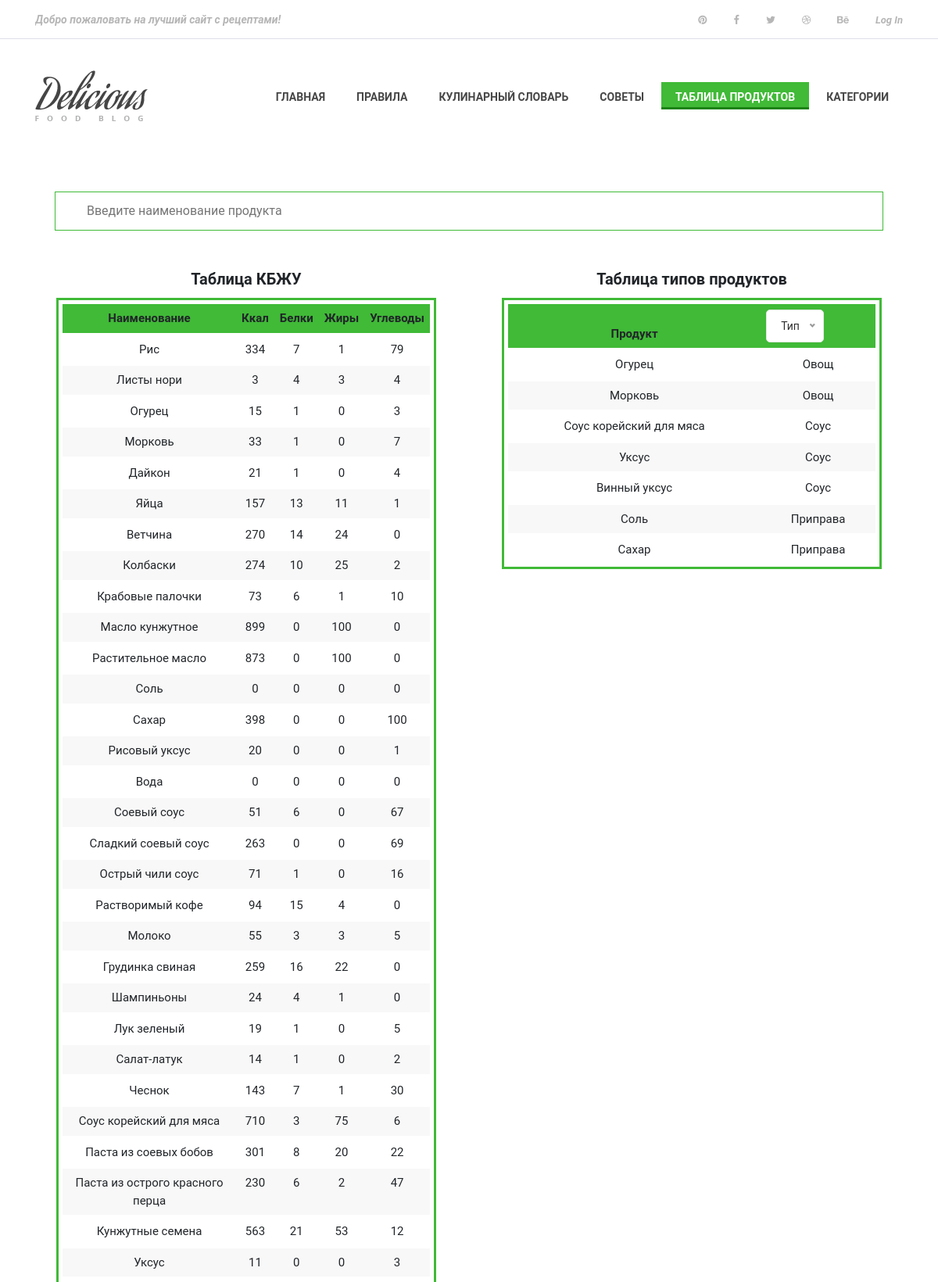
The page /tableproduct/ (upper part) on the database its author committed.
### main/models.py (models this page shows, shortened)
class Ingredients(models.Model):
    IngredientsID = models.AutoField(primary_key=True)
    NameIngredients = models.TextField()
    Kkal = models.IntegerField()
    Proteins = models.IntegerField()
    Fats = models.IntegerField()
    Carbohydrates = models.IntegerField()
    IDtype = models.ForeignKey(TypeIngredient, on_delete=models.CASCADE, null=True, blank=True)
    class Meta:
        verbose_name = 'Ингредиент'
        verbose_name_plural = 'Ингредиенты'

class TypeIngredient(models.Model):
    IDtype = models.AutoField(primary_key=True)
    Name = models.CharField(max_length=100)
    class Meta:
        verbose_name = 'ID Типа'
        verbose_name_plural = 'ID Типа'

### main/views.py (the view)
# urls.py: path('tableproduct/', views.tablepr),
def tablepr(request):
    tablepr1 = TypeIngredient.objects.all()
    tablepr2 = Ingredients.objects.all()
    tableproduct = {"tablepr1": tablepr1, "tablepr2": tablepr2}
    return render(request, 'main/tableproduct.html', tableproduct)

### main/templates/main/tableproduct.html (shortened to what this page needs)
{% load static %}
<!DOCTYPE html>
<html lang="ru">
  <head>
    <link
      href="https://cdn.jsdelivr.net/npm/bootstrap@5.0.0/dist/css/bootstrap.min.css"
      rel="stylesheet"
    />
    <link rel="stylesheet" href="{% static 'style.css' %}" />
    <link rel="stylesheet" href="{% static 'categorystyle/style.css' %}" />
  </head>
  <body>
    <header class="header-area">
      <div class="top-header-area">
        <div class="container h-100">
          <div class="row h-100 align-items-center justify-content-between">
            <div class="col-12 col-sm-6">
              <div class="breaking-news">
                <div id="breakingNewsTicker" class="ticker">
                  <ul>
                    <li><a href="#">Добро пожаловать на лучший сайт с рецептами!</a></li>
                </ul>
                </div>
              </div>
            </div>
            <div class="col-12 col-sm-6">
              <div class="top-social-info text-right">
                <a href="#"
                  ><i class="fa fa-pinterest" aria-hidden="true"></i
                ></a>
                <a href="#"
                  ><i class="fa fa-facebook" aria-hidden="true"></i
                ></a>
                <a href="#"><i class="fa fa-twitter" aria-hidden="true"></i></a>
                <a href="#"
                  ><i class="fa fa-dribbble" aria-hidden="true"></i
                ></a>
                <a href="#"><i class="fa fa-behance" aria-hidden="true"></i></a>
                {% if user.is_authenticated %}
                <a href="{% url 'logout' %}"
                  ><i aria-hidden="true">Log out</i></a
                >
                {% else %}
                <a href="{% url 'login' %}"><i aria-hidden="true">Log In</i></a>
                {% endif %}
              </div>
            </div>
          </div>
        </div>
      </div>
      <div class="delicious-main-menu">
        <div class="classy-nav-container breakpoint-off">
          <div class="container">
            <nav
              class="classy-navbar justify-content-between"
              id="deliciousNav"
            >
              <a class="nav-brand" href="../"
                ><img src="{% static 'img/core-img/logo.png' %}" alt=""
              /></a>
              <div class="classy-menu">
                <div class="classynav">
                  <ul>
                    <li><a href="../">Главная</a></li>
                    <li><a href="../equipmentTips/">Правила</a></li>
                    <li><a href="../dictionary/">Кулинарный словарь</a></li>
                    <li><a href="../recomendation/">Советы</a></li>
                    <li class="active"><a href="../tableproduct/">Таблица продуктов</a></li>
                    <li><a href="../category/">Категории</a></li>
                  </ul>
                </div>
              </div>
            </nav>
          </div>
        </div>
      </div>
    </header>
    <div class="container mt-50 mb-50" style="padding-left: 40px; padding-right: 40px;">
      <input type="text" id="myInput" onkeyup="myFunction()" placeholder="Введите наименование продукта" title="Type in a name">
    </div>
    <div class="container">
      <div class="row">
        <div class="col">
          <div class="container">
            <h5 class="tableCaption">Таблица КБЖУ</h5>
            <div class="table-wrap">
              <table class="table" id="myTable">
                <thead>
                  <tr>
                    <th>Наименование</th>
                    <th>Ккал</th>
                    <th>Белки</th>
                    <th>Жиры</th>
                    <th>Углеводы</th>
                  </tr>
                </thead>
                <tbody>
                {% for el in tablepr2 %}
                  <tr>
                    <td data-label="Наименование">{{ el.NameIngredients }}</td>
                    <td data-label="Ккал">{{ el.Kkal }}</td>
                    <td data-label="Белки">{{ el.Proteins }}</td>
                    <td data-label="Жиры">{{ el.Fats }}</td>
                    <td data-label="Углеводы">{{ el.Carbohydrates }}</td>
                  </tr>
                {% endfor %}
                </tbody>
              </table>
            </div>
          </div>
        </div>
        <div class="col">
          <div class="container">
            <h5 class="tableCaption">Таблица типов продуктов</h5>
            <div class="table-wrap">
              <table class="table">
                <thead>
                  <tr>
                    <th>Продукт</th>
                    <th>
                    </th>
                  </tr>
                </thead>
                <tbody id="target">
                {% for i in tablepr1 %}
                {% for j in tablepr2 %}
                {% if i.IDtype == j.IDtype_id %}
                  <tr>
                     <td data-label="Продукт">{{ j.NameIngredients }}</td>
                     <td data-label="Тип">{{ i.Name }}</td>
                   </tr>
                {% endif %}
                {% endfor %}
                {% endfor %}
                </tbody>
              </table>
            </div>
          </div>
        </div>
      </div>
    </div>
  </body>
</html>

### main/static/style.css (style rules this page uses)
* { margin: 0; padding: 0; }
body { font-family: "Open Sans", sans-serif; font-size: 14px; }
h1, h2, h3, h4, h5, h6 { color: #000000; line-height: 1.3; font-weight: 600; }
a, a:hover, a:focus { -webkit-transition-duration: 500ms; transition-duration: 500ms; text-decoration: none; outline: 0 solid transparent; color: #000000; font-weight: 600; font-size: 14px; color: #474747; }
ul, ol { margin: 0; }
ul li, ol li { list-style: none; }
img { height: auto; max-width: 100%; }
.mt-50 { margin-top: 50px !important; }
.mb-50 { margin-bottom: 50px !important; }
.header-area { position: relative; z-index: 100; width: 100%; }
.header-area .top-header-area { width: 100%; height: 50px; background-color: #ffffff; border-bottom: 1px solid #dddee9; }
.header-area .top-header-area .breaking-news .ticker { width: 100%; text-align: left; position: relative; overflow: hidden; }
.header-area .top-header-area .breaking-news .ticker ul { width: 100%; position: relative; z-index: 1; }
.header-area .top-header-area .breaking-news .ticker ul li { display: none; width: 100%; }
.header-area .top-header-area .breaking-news .ticker ul li a { font-size: 14px; color: #b6b6b6; font-style: italic; }
.header-area .top-header-area .top-social-info a { display: inline-block; color: #b6b6b6; font-size: 13px; margin-right: 30px; }
.header-area .top-header-area .top-social-info a:last-child { margin-right: 0; }
.header-area .delicious-main-menu { position: relative; width: 100%; z-index: 100; height: 145px; }
.header-area .delicious-main-menu .classy-nav-container { background-color: transparent; }
.header-area .delicious-main-menu .classy-navbar { height: 145px; padding: 0; }
.header-area .delicious-main-menu .classy-navbar .classynav ul li a { font-weight: 600; }
.header-area .delicious-main-menu .classy-navbar .classynav > ul > li > a { text-transform: uppercase; padding: 12px 18px 11px; background-color: transparent; border-bottom: 3px solid transparent; line-height: 1; color: #474747; font-weight: 600; }
.header-area .delicious-main-menu .classy-navbar .classynav > ul > li.active > a { color: #ffffff; background-color: #40ba37; border-bottom: 3px solid #1c8314; }
.header-area .delicious-main-menu .classy-navbar .classynav > ul > li.active > a::after { color: #ffffff; }

### main/static/categorystyle/style.css (style rules this page uses)
a, a:hover, a:focus { -webkit-transition-duration: 500ms; transition-duration: 500ms; text-decoration: none; outline: 0 solid transparent; color: #000000; font-weight: 600; font-size: 14px; color: #474747; }
.table-wrap { text-align: center; padding: 2rem 2rem; color: #000; padding: 15px !important; }
table { width: 100%; margin-bottom: 20px; border: 5px solid #fff; border-top: 5px solid #fff; border-bottom: 3px solid #fff; border-collapse: collapse; outline: 3px solid #40ba37; font-size: 15px; background: #fff!important; border-color: #fff !important; }
.table th { font-weight: bold; padding: 7px; background: #40ba37; border: none; text-align: center; font-size: 15px; border-top: 3px solid #fff; border-bottom: 3px solid #40ba37; }
.table td { padding: 7px; border: none; border-top: 3px solid #fff; border-bottom: 3px solid #fff; font-size: 15px; }
.table tbody tr:nth-child(even) { background: #f8f8f8!important; }
.tableCaption { text-align: center; margin-bottom: 0px; font-weight: bold; }
.mt-50 { margin-top: 50px !important; }
.mb-50 { margin-bottom: 50px !important; }

### main/templates/main/tableproduct.html (style rules this page uses)
#myInput { width: 100%; font-size: 16px; padding: 12px 20px 12px 40px; border: 1px solid #40ba37; }

### rows shown on the page
Ingredients: NameIngredients "Рис", Kkal "334", Proteins "7", Fats "1", Carbohydrates "79"
Ingredients: NameIngredients "Листы нори", Kkal "3", Proteins "4", Fats "3", Carbohydrates "4"
Ingredients: NameIngredients "Огурец", Kkal "15", Proteins "1", Fats "0", Carbohydrates "3"
Ingredients: NameIngredients "Морковь", Kkal "33", Proteins "1", Fats "0", Carbohydrates "7"
Ingredients: NameIngredients "Дайкон", Kkal "21", Proteins "1", Fats "0", Carbohydrates "4"
Ingredients: NameIngredients "Яйца", Kkal "157", Proteins "13", Fats "11", Carbohydrates "1"
Ingredients: NameIngredients "Ветчина", Kkal "270", Proteins "14", Fats "24", Carbohydrates "0"
Ingredients: NameIngredients "Колбаски", Kkal "274", Proteins "10", Fats "25", Carbohydrates "2"
Ingredients: NameIngredients "Крабовые палочки", Kkal "73", Proteins "6", Fats "1", Carbohydrates "10"
Ingredients: NameIngredients "Масло кунжутное", Kkal "899", Proteins "0", Fats "100", Carbohydrates "0"
Ingredients: NameIngredients "Растительное масло", Kkal "873", Proteins "0", Fats "100", Carbohydrates "0"
Ingredients: NameIngredients "Соль", Kkal "0", Proteins "0", Fats "0", Carbohydrates "0"
Ingredients: NameIngredients "Сахар", Kkal "398", Proteins "0", Fats "0", Carbohydrates "100"
Ingredients: NameIngredients "Рисовый уксус", Kkal "20", Proteins "0", Fats "0", Carbohydrates "1"
Ingredients: NameIngredients "Вода", Kkal "0", Proteins "0", Fats "0", Carbohydrates "0"
Ingredients: NameIngredients "Соевый соус", Kkal "51", Proteins "6", Fats "0", Carbohydrates "67"
Ingredients: NameIngredients "Сладкий соевый соус", Kkal "263", Proteins "0", Fats "0", Carbohydrates "69"
Ingredients: NameIngredients "Острый чили соус", Kkal "71", Proteins "1", Fats "0", Carbohydrates "16"
Ingredients: NameIngredients "Растворимый кофе", Kkal "94", Proteins "15", Fats "4", Carbohydrates "0"
Ingredients: NameIngredients "Молоко", Kkal "55", Proteins "3", Fats "3", Carbohydrates "5"
Ingredients: NameIngredients "Грудинка свиная", Kkal "259", Proteins "16", Fats "22", Carbohydrates "0"
Ingredients: NameIngredients "Шампиньоны", Kkal "24", Proteins "4", Fats "1", Carbohydrates "0"
Ingredients: NameIngredients "Лук зеленый", Kkal "19", Proteins "1", Fats "0", Carbohydrates "5"
Ingredients: NameIngredients "Салат-латук", Kkal "14", Proteins "1", Fats "0", Carbohydrates "2"
Ingredients: NameIngredients "Чеснок", Kkal "143", Proteins "7", Fats "1", Carbohydrates "30"
Ingredients: NameIngredients "Соус корейский для мяса", Kkal "710", Proteins "3", Fats "75", Carbohydrates "6"
Ingredients: NameIngredients "Паста из соевых бобов", Kkal "301", Proteins "8", Fats "20", Carbohydrates "22"
Ingredients: NameIngredients "Паста из острого красного перца", Kkal "230", Proteins "6", Fats "2", Carbohydrates "47"
Ingredients: NameIngredients "Кунжутные семена", Kkal "563", Proteins "21", Fats "53", Carbohydrates "12"
Ingredients: NameIngredients "Уксус", Kkal "11", Proteins "0", Fats "0", Carbohydrates "3"
TypeIngredient: Name "Овощ"
TypeIngredient: Name "Соус"
Ingredients: NameIngredients "Винный уксус"
TypeIngredient: Name "Приправа"
